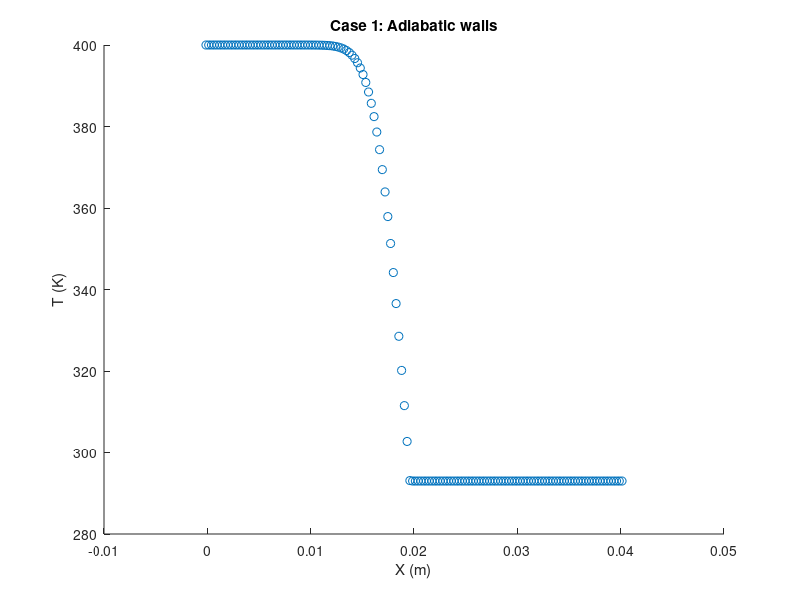

Reproduce this figure in MATLAB. (Note: this script raises an error after producing the figure.)
%CFD ASSIGNMENT
clc
clear
% CFD 

% CASE 1

%ASSUMPTIONS: 
% 1) CONSTANT VELOCITY THROUGH OUT THE PIPE
% 2) CONSTANT THERMAL PROPERTIES
% 3) INCOPMRESSBLE WATER FLOW
% 4) ADIABATIC WALLS 
% ------------ INITIAL PARAMETERS ------------------
PSEUDO_REAL_TIME = 0 % live plot  1 - on  0 - off
MEMORY_EFFICIENT = 1 % MORE FAST if 1 / Save every time step temperature disctibution 0
USE_CUSTOM_DELTA_T = 0 % if 1 - user can specify dt manually  0 - calcualted according to CFL conditions 
% Number of cells
real_cells = 150
ghost_cells = 2 % should be even

% ------ Pipe length 
x0 = 0
x_end =0.04
% -- Pipe area
A = 0.002 %mm
d = 0.002

% -- Fluid velocity Vx
U_constant = 0.004 % m/s


% --Density 
const_rho = 1000; % kg/m"3
%rho_x0 = 1
%rho_xend = 0.125

% Thermal conductivity
k =0.6 % W/K
% Specific heat capacity
c = 4200 % J (kg*K)
%Convective heat transfer coefficient
h = 3000 % W/(m"2*K)

% Time of computation and timestep 
user_defined_dt = 1e-5*100
tMax = 5



% Boundary conditions for TEMPERATURE (watter)
T_x0 = 400 %K
T_xend = 293%K

T_air = 293  %270 %K
T_wall = 400% K






% ---------------------- INITIALIZATION

% Initialize X cells -------------------
dX = (abs(x0 -x_end))/(real_cells);

for i=1:real_cells+ghost_cells
    %X(i) = x0 +(i-3/2)*dX;
    X(i) = x0+(i-(ghost_cells/2+0.5))*dX;
end

% Initialize Time cells

if USE_CUSTOM_DELTA_T==1
    dt = user_defined_dt
else
    %*k*dt/(dx) <1
    dt = dX/(k) % at least 
    dt = 0.8*dt % multiply by factor so that dt < min required dt
end
time_cells_number = int16( tMax / dt)
time_cells_number = double(time_cells_number)
%t = linspace(0,tMax,time_cells_number);
t(1) = 0;
for i=2:time_cells_number
    
    t(i) = dt*i;
end

% Initialize TEMPERATURE

Tx(1,1:(ghost_cells/2)) = T_x0
Tx(1,2:(size(X,2))) = T_xend;

Tx_old(1:ghost_cells/2) = T_x0
Tx_old(2:(size(X,2))) = T_xend;

Tx_new(1:ghost_cells/2) = T_x0
Tx_new(2:(size(X,2))) = T_xend;

% Initialize Velocity

U(1,1:int16(size(X,2))) = U_constant



% -------------------------------- MAIN LOOP ------------------
figure(2)
%hold on
total_t = 0
tn=1
%for tn = 1:(size(t,2)-1) % for every time step
while total_t <= tMax
    
    if MEMORY_EFFICIENT ==1
        
    else
        dt = t(tn+1) -t(tn);
        tn = tn +1;
    end
    total_t = total_t+dt
    
    %Update boundaty conditions in ghost cells
    
    %IDENTIFY BOUNDARY CELL
    flow_travel_distance = total_t*U_constant;
    
    %identify index of boundary cell
    %boundary_cell_index = (flow_travel_distance/dX)
    boundary_cell_index =int16(0.5+flow_travel_distance/dX);
    if boundary_cell_index==0
        boundary_cell_index = 1;
    end
    boundary_cell_index = boundary_cell_index % debug
        
    
    %Boundary velocity
    % CONSTANT 
    %U(tn,:) = U_constant;
    
    if MEMORY_EFFICIENT == 1
        %Boundary Temperature ( AT AIR-WATER BORDER)
        Tx_old(1:(ghost_cells/2)) = T_x0; % INFLOW TEMPERATURE
        %Tx(tn,boundary_cell_index:end) = T_xend;
        Tx_old(boundary_cell_index) = T_xend;
        Tx_old(boundary_cell_index+1:end) = T_air; % temperature of air
    else
        Tx(tn,1:(ghost_cells/2)) = T_x0; % INFLOW TEMPERATURE
        %Tx(tn,boundary_cell_index:end) = T_xend;
        Tx(tn,boundary_cell_index) = T_xend;
        Tx(tn,boundary_cell_index+1:end) = T_air; % temperature of air
    end
    


    
    for xi = (ghost_cells/2+1):boundary_cell_index % for every REAL position TO WHICH FLOW REACHED
        dx = X(xi+1)-X(xi);  
        dx = abs(dx);
        
        
        

        
        %Update Temperature
        if xi>=boundary_cell_index;
            %If boundary cell - dont evaluate diffusive term (because it
            %uses T(x+1). There is no heat transwer benween air/water. Thus
            %using T(x+1) would be air cell. Thus this would have been
            %wrong
            if MEMORY_EFFICIENT == 1 %Save memory
                Tx_new(xi) = 0*k*dt/(dx*dx*const_rho*c)*(Tx_old(xi+1) -2*Tx_old(xi) + Tx_old(xi-1)) +Tx_old(xi) - dt*U_constant*(Tx_old(xi)-Tx_old(xi-1))/dx;%+4*h*dt*(T_wall-Tx_old(xi))/(c*const_rho*d);
                
            else % Save all progress
                %Tx(tn+1,xi) = 0*k*dt/(dx*dx*const_rho*c)*(Tx(tn,xi+1) -2*Tx(tn,xi) + Tx(tn,xi-1)) +Tx(tn,xi) - dt*U(tn,xi)*(Tx(tn,xi)-Tx(tn,xi-1))/dx+4*h*dt*(T_wall-Tx(tn,xi))/(c*const_rho*d);
                Tx(tn+1,xi) = 0*k*dt/(dx*dx*const_rho*c)*(Tx(tn,xi+1) -2*Tx(tn,xi) + Tx(tn,xi-1)) +Tx(tn,xi) - dt*U_constant*(Tx(tn,xi)-Tx(tn,xi-1))/dx;%+4*h*dt*(T_wall-Tx(tn,xi))/(c*const_rho*d);
            end
            
            
        else
            if MEMORY_EFFICIENT == 1 %Save memory
                Tx_new(xi) = k*dt/(dx*dx*const_rho*c)*(Tx_old(xi+1) -2*Tx_old(xi) + Tx_old(xi-1)) +Tx_old(xi) - dt*U_constant*(Tx_old(xi)-Tx_old(xi-1))/dx;%+4*h*dt*(T_wall-Tx_old(xi))/(c*const_rho*d);
            else % Save progress
                %Tx(tn+1,xi) = k*dt/(dx*dx*const_rho*c)*(Tx(tn,xi+1) -2*Tx(tn,xi) + Tx(tn,xi-1)) +Tx(tn,xi) - dt*U(tn,xi)*(Tx(tn,xi)-Tx(tn,xi-1))/dx+4*h*dt*(T_wall-Tx(tn,xi))/(c*const_rho*d);
                Tx(tn+1,xi) = k*dt/(dx*dx*const_rho*c)*(Tx(tn,xi+1) -2*Tx(tn,xi) + Tx(tn,xi-1)) +Tx(tn,xi) - dt*U_constant*(Tx(tn,xi)-Tx(tn,xi-1))/dx;%+4*h*dt*(T_wall-Tx(tn,xi))/(c*const_rho*d);
            end
        end
        
        
        
        
    end % end for every position cell
    if PSEUDO_REAL_TIME == 1
        if MEMORY_EFFICIENT == 1
            scatter(X,Tx_new);
        else
            scatter(X,Tx(tn,:));
        end
    title('Case 2: Adiabatic walls')
    xlabel('X (m)') 
    ylabel('T (K)')
    timestring = sprintf("time passed = %0.2f s",round(total_t,2));
    text(0,300,timestring)
    pause(1e-10)
    end

    
    if MEMORY_EFFICIENT == 1
        Tx_old = Tx_new
    end
    
end % end for every time step

figure(3)

if MEMORY_EFFICIENT == 1
    scatter(X,Tx_new);
else
    scatter(X,Tx(tn,:));
end
title('Case 1: Adiabatic walls')
xlabel('X (m)') 
ylabel('T (K)')
velocity_string = sprintf("u= %0.5f m/s",U_constant);
timestring = sprintf("Time passed = %0.2f s",round(total_t,2));
text(0,300,timestring)
text(0,310,velocity_string)
